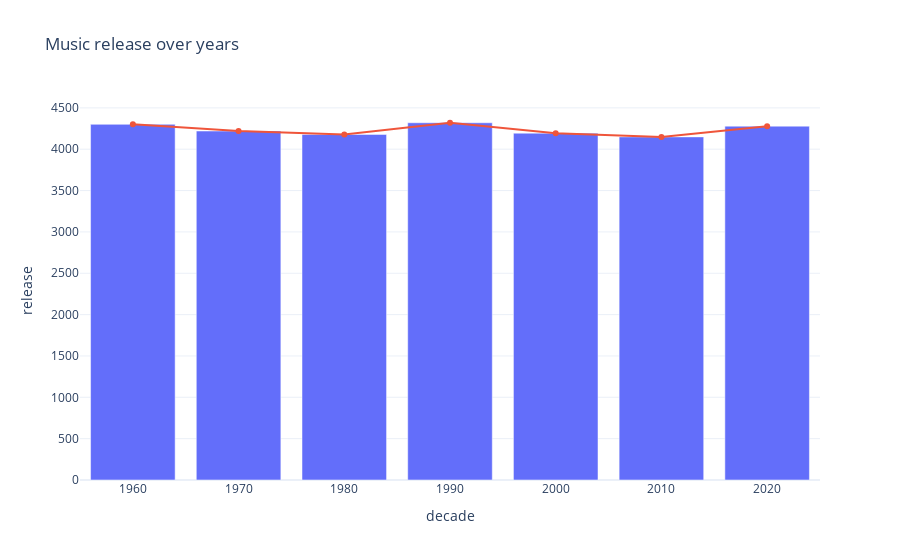

The cell this chart's notebook holds for it:
### Code cell
from modules.vizualisation import barplot_by_decade

barplot_by_decade(df)

### Figure 1 — Plotly figure (JSON) as saved in the notebook; plotly's stock layout.template omitted (floating-point values rounded to 4 significant figures)
{"data": [{"showlegend": false, "type": "bar", "x": [1960, 1970, 1980, 1990, 2000, 2010, 2020], "y": [4301, 4220, 4179, 4320, 4194, 4149, 4279]}, {"mode": "markers+lines", "name": "trend", "showlegend": false, "type": "scatter", "x": [1960, 1970, 1980, 1990, 2000, 2010, 2020], "y": [4301, 4220, 4179, 4320, 4194, 4149, 4279]}], "layout": {"title": {"text": "Music release over years"}, "xaxis": {"title": {"text": "decade"}}, "yaxis": {"title": {"text": "release"}}}}
